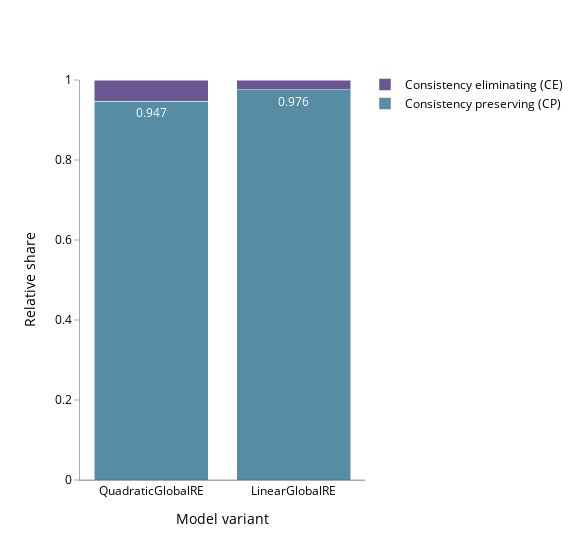
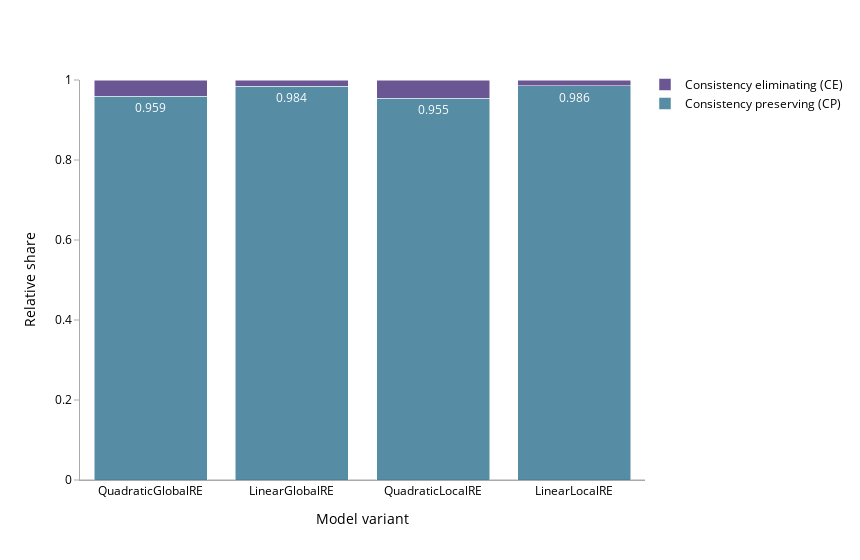
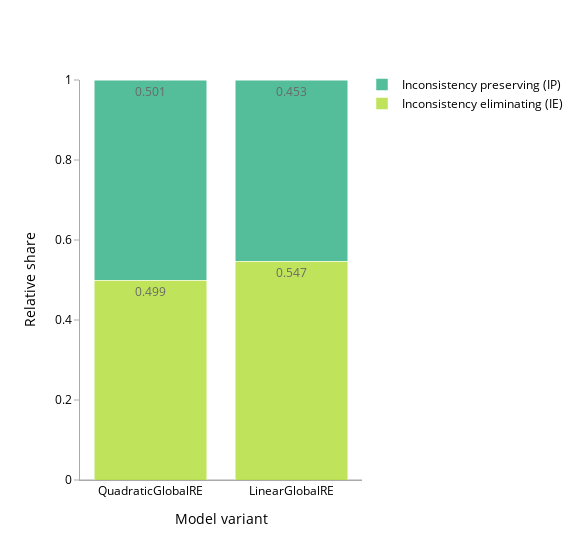
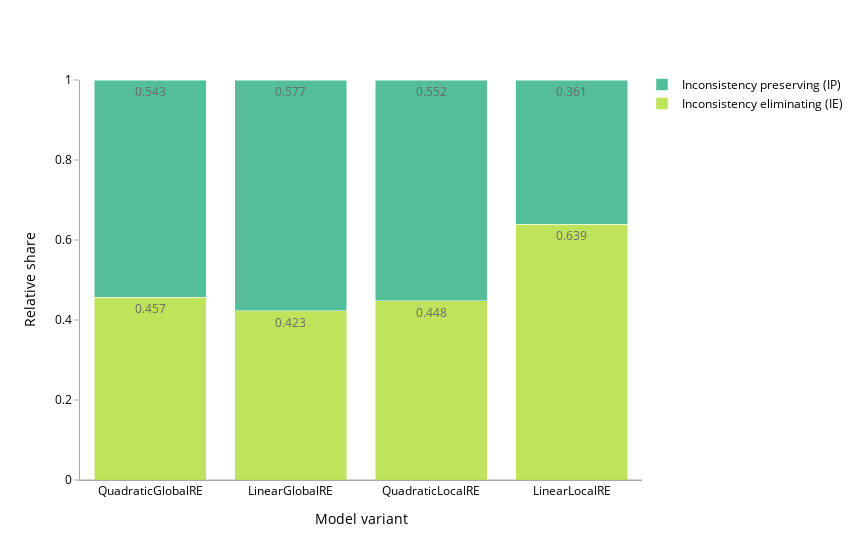

Notebook source saved alongside these figures, in order:
### Code cell
barplot(go_result_df, "go", True)
barplot(fp_result_df, "fp", True)
barplot(go_result_df, "go", False)
barplot(fp_result_df, "fp", False)

### Figure 1 — Plotly figure (JSON) as saved in the notebook; plotly's stock layout.template omitted (floating-point values rounded to 4 significant figures)
{"data": [{"alignmentgroup": "True", "hovertemplate": "variable=rel_go_consistency_preserving_case<br>model_name=%{x}<br>value=%{y}<extra></extra>", "legendgroup": "rel_go_consistency_preserving_case", "marker": {"color": "#2c718e", "pattern": {"shape": ""}}, "name": "Consistency preserving (CP)", "offsetgroup": "rel_go_consistency_preserving_case", "opacity": 0.8, "orientation": "v", "showlegend": true, "textposition": "auto", "texttemplate": "%{y}", "type": "bar", "x": ["QuadraticGlobalRE", "LinearGlobalRE"], "xaxis": "x", "y": [0.947, 0.976], "yaxis": "y"}, {"alignmentgroup": "True", "hovertemplate": "variable=rel_go_consistency_eliminating_case<br>model_name=%{x}<br>value=%{y}<extra></extra>", "legendgroup": "rel_go_consistency_eliminating_case", "marker": {"color": "#472c7a", "pattern": {"shape": ""}}, "name": "Consistency eliminating (CE)", "offsetgroup": "rel_go_consistency_eliminating_case", "opacity": 0.8, "orientation": "v", "showlegend": true, "textposition": "auto", "texttemplate": "%{y}", "type": "bar", "x": ["QuadraticGlobalRE", "LinearGlobalRE"], "xaxis": "x", "y": [0.053, 0.024], "yaxis": "y"}], "layout": {"barmode": "stack", "font": {"color": "black", "size": 12}, "legend": {"orientation": "v", "title": {"text": ""}, "tracegroupgap": 0, "traceorder": "reversed", "x": 1, "xanchor": "left", "y": 1.025}, "margin": {"t": 80}, "width": 580, "xaxis": {"anchor": "y", "domain": [0, 1], "linecolor": "DarkGrey", "showgrid": false, "showticklabels": true, "title": {"text": "Model variant"}}, "yaxis": {"anchor": "x", "domain": [0, 1], "linecolor": "DarkGrey", "range": [0, 1], "showgrid": false, "tickcolor": "DarkGrey", "ticks": "outside", "title": {"text": "Relative share"}, "zeroline": true, "zerolinecolor": "DarkGrey", "zerolinewidth": 1}}}

### Figure 2 — Plotly figure (JSON) as saved in the notebook; plotly's stock layout.template omitted (floating-point values rounded to 4 significant figures)
{"data": [{"alignmentgroup": "True", "hovertemplate": "variable=rel_fp_consistency_preserving_case<br>model_name=%{x}<br>value=%{y}<extra></extra>", "legendgroup": "rel_fp_consistency_preserving_case", "marker": {"color": "#2c718e", "pattern": {"shape": ""}}, "name": "Consistency preserving (CP)", "offsetgroup": "rel_fp_consistency_preserving_case", "opacity": 0.8, "orientation": "v", "showlegend": true, "textposition": "auto", "texttemplate": "%{y}", "type": "bar", "x": ["QuadraticGlobalRE", "LinearGlobalRE", "QuadraticLocalRE", "LinearLocalRE"], "xaxis": "x", "y": [0.959, 0.984, 0.955, 0.986], "yaxis": "y"}, {"alignmentgroup": "True", "hovertemplate": "variable=rel_fp_consistency_eliminating_case<br>model_name=%{x}<br>value=%{y}<extra></extra>", "legendgroup": "rel_fp_consistency_eliminating_case", "marker": {"color": "#472c7a", "pattern": {"shape": ""}}, "name": "Consistency eliminating (CE)", "offsetgroup": "rel_fp_consistency_eliminating_case", "opacity": 0.8, "orientation": "v", "showlegend": true, "textposition": "auto", "texttemplate": "%{y}", "type": "bar", "x": ["QuadraticGlobalRE", "LinearGlobalRE", "QuadraticLocalRE", "LinearLocalRE"], "xaxis": "x", "y": [0.041, 0.016, 0.045, 0.014], "yaxis": "y"}], "layout": {"barmode": "stack", "font": {"color": "black", "size": 12}, "legend": {"orientation": "v", "title": {"text": ""}, "tracegroupgap": 0, "traceorder": "reversed", "x": 1, "xanchor": "left", "y": 1.025}, "margin": {"t": 80}, "width": 860, "xaxis": {"anchor": "y", "domain": [0, 1], "linecolor": "DarkGrey", "showgrid": false, "showticklabels": true, "title": {"text": "Model variant"}}, "yaxis": {"anchor": "x", "domain": [0, 1], "linecolor": "DarkGrey", "range": [0, 1], "showgrid": false, "tickcolor": "DarkGrey", "ticks": "outside", "title": {"text": "Relative share"}, "zeroline": true, "zerolinecolor": "DarkGrey", "zerolinewidth": 1}}}

### Figure 3 — Plotly figure (JSON) as saved in the notebook; plotly's stock layout.template omitted (floating-point values rounded to 4 significant figures)
{"data": [{"alignmentgroup": "True", "hovertemplate": "variable=rel_go_inconsistency_eliminating_case<br>model_name=%{x}<br>value=%{y}<extra></extra>", "legendgroup": "rel_go_inconsistency_eliminating_case", "marker": {"color": "#b0dd31", "pattern": {"shape": ""}}, "name": "Inconsistency eliminating (IE)", "offsetgroup": "rel_go_inconsistency_eliminating_case", "opacity": 0.8, "orientation": "v", "showlegend": true, "textposition": "auto", "texttemplate": "%{y}", "type": "bar", "x": ["QuadraticGlobalRE", "LinearGlobalRE"], "xaxis": "x", "y": [0.499, 0.547], "yaxis": "y"}, {"alignmentgroup": "True", "hovertemplate": "variable=rel_go_inconsistency_preserving_case<br>model_name=%{x}<br>value=%{y}<extra></extra>", "legendgroup": "rel_go_inconsistency_preserving_case", "marker": {"color": "#29ae80", "pattern": {"shape": ""}}, "name": "Inconsistency preserving (IP)", "offsetgroup": "rel_go_inconsistency_preserving_case", "opacity": 0.8, "orientation": "v", "showlegend": true, "textposition": "auto", "texttemplate": "%{y}", "type": "bar", "x": ["QuadraticGlobalRE", "LinearGlobalRE"], "xaxis": "x", "y": [0.501, 0.453], "yaxis": "y"}], "layout": {"barmode": "stack", "font": {"color": "black", "size": 12}, "legend": {"orientation": "v", "title": {"text": ""}, "tracegroupgap": 0, "traceorder": "reversed", "x": 1, "xanchor": "left", "y": 1.025}, "margin": {"t": 80}, "width": 580, "xaxis": {"anchor": "y", "domain": [0, 1], "linecolor": "DarkGrey", "showgrid": false, "showticklabels": true, "title": {"text": "Model variant"}}, "yaxis": {"anchor": "x", "domain": [0, 1], "linecolor": "DarkGrey", "range": [0, 1], "showgrid": false, "tickcolor": "DarkGrey", "ticks": "outside", "title": {"text": "Relative share"}, "zeroline": true, "zerolinecolor": "DarkGrey", "zerolinewidth": 1}}}

### Figure 4 — Plotly figure (JSON) as saved in the notebook; plotly's stock layout.template omitted (floating-point values rounded to 4 significant figures)
{"data": [{"alignmentgroup": "True", "hovertemplate": "variable=rel_fp_inconsistency_eliminating_case<br>model_name=%{x}<br>value=%{y}<extra></extra>", "legendgroup": "rel_fp_inconsistency_eliminating_case", "marker": {"color": "#b0dd31", "pattern": {"shape": ""}}, "name": "Inconsistency eliminating (IE)", "offsetgroup": "rel_fp_inconsistency_eliminating_case", "opacity": 0.8, "orientation": "v", "showlegend": true, "textposition": "auto", "texttemplate": "%{y}", "type": "bar", "x": ["QuadraticGlobalRE", "LinearGlobalRE", "QuadraticLocalRE", "LinearLocalRE"], "xaxis": "x", "y": [0.457, 0.423, 0.448, 0.639], "yaxis": "y"}, {"alignmentgroup": "True", "hovertemplate": "variable=rel_fp_inconsistency_preserving_case<br>model_name=%{x}<br>value=%{y}<extra></extra>", "legendgroup": "rel_fp_inconsistency_preserving_case", "marker": {"color": "#29ae80", "pattern": {"shape": ""}}, "name": "Inconsistency preserving (IP)", "offsetgroup": "rel_fp_inconsistency_preserving_case", "opacity": 0.8, "orientation": "v", "showlegend": true, "textposition": "auto", "texttemplate": "%{y}", "type": "bar", "x": ["QuadraticGlobalRE", "LinearGlobalRE", "QuadraticLocalRE", "LinearLocalRE"], "xaxis": "x", "y": [0.543, 0.577, 0.552, 0.361], "yaxis": "y"}], "layout": {"barmode": "stack", "font": {"color": "black", "size": 12}, "legend": {"orientation": "v", "title": {"text": ""}, "tracegroupgap": 0, "traceorder": "reversed", "x": 1, "xanchor": "left", "y": 1.025}, "margin": {"t": 80}, "width": 860, "xaxis": {"anchor": "y", "domain": [0, 1], "linecolor": "DarkGrey", "showgrid": false, "showticklabels": true, "title": {"text": "Model variant"}}, "yaxis": {"anchor": "x", "domain": [0, 1], "linecolor": "DarkGrey", "range": [0, 1], "showgrid": false, "tickcolor": "DarkGrey", "ticks": "outside", "title": {"text": "Relative share"}, "zeroline": true, "zerolinecolor": "DarkGrey", "zerolinewidth": 1}}}
